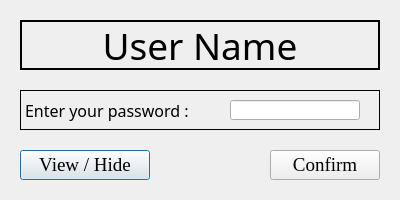
<?xml version="1.0" encoding="UTF-8"?>
<ui version="4.0">
 <class>Dialog</class>
 <widget class="QDialog" name="Dialog">
  <property name="geometry">
   <rect>
    <x>0</x>
    <y>0</y>
    <width>400</width>
    <height>200</height>
   </rect>
  </property>
  <property name="windowTitle">
   <string>Verification Box</string>
  </property>
  <widget class="QLabel" name="label">
   <property name="geometry">
    <rect>
     <x>20</x>
     <y>20</y>
     <width>360</width>
     <height>50</height>
    </rect>
   </property>
   <property name="font">
    <font>
     <family>Cooper Black</family>
     <pointsize>28</pointsize>
     <weight>50</weight>
     <bold>false</bold>
    </font>
   </property>
   <property name="frameShape">
    <enum>QFrame::Box</enum>
   </property>
   <property name="lineWidth">
    <number>2</number>
   </property>
   <property name="text">
    <string>User Name</string>
   </property>
   <property name="alignment">
    <set>Qt::AlignCenter</set>
   </property>
  </widget>
  <widget class="QLabel" name="label_2">
   <property name="geometry">
    <rect>
     <x>20</x>
     <y>90</y>
     <width>360</width>
     <height>40</height>
    </rect>
   </property>
   <property name="font">
    <font>
     <family>Cooper Black</family>
     <pointsize>12</pointsize>
    </font>
   </property>
   <property name="frameShape">
    <enum>QFrame::Box</enum>
   </property>
   <property name="text">
    <string>Enter your password : </string>
   </property>
  </widget>
  <widget class="QLineEdit" name="lineEdit">
   <property name="geometry">
    <rect>
     <x>230</x>
     <y>100</y>
     <width>130</width>
     <height>20</height>
    </rect>
   </property>
  </widget>
  <widget class="QPushButton" name="pushButton">
   <property name="geometry">
    <rect>
     <x>20</x>
     <y>150</y>
     <width>130</width>
     <height>30</height>
    </rect>
   </property>
   <property name="font">
    <font>
     <family>Times New Roman</family>
     <pointsize>14</pointsize>
     <weight>50</weight>
     <bold>false</bold>
    </font>
   </property>
   <property name="text">
    <string>View / Hide</string>
   </property>
  </widget>
  <widget class="QPushButton" name="pushButton_2">
   <property name="geometry">
    <rect>
     <x>270</x>
     <y>150</y>
     <width>110</width>
     <height>30</height>
    </rect>
   </property>
   <property name="font">
    <font>
     <family>Times New Roman</family>
     <pointsize>14</pointsize>
     <weight>50</weight>
     <bold>false</bold>
    </font>
   </property>
   <property name="text">
    <string>Confirm</string>
   </property>
  </widget>
 </widget>
 <resources/>
 <connections/>
</ui>
